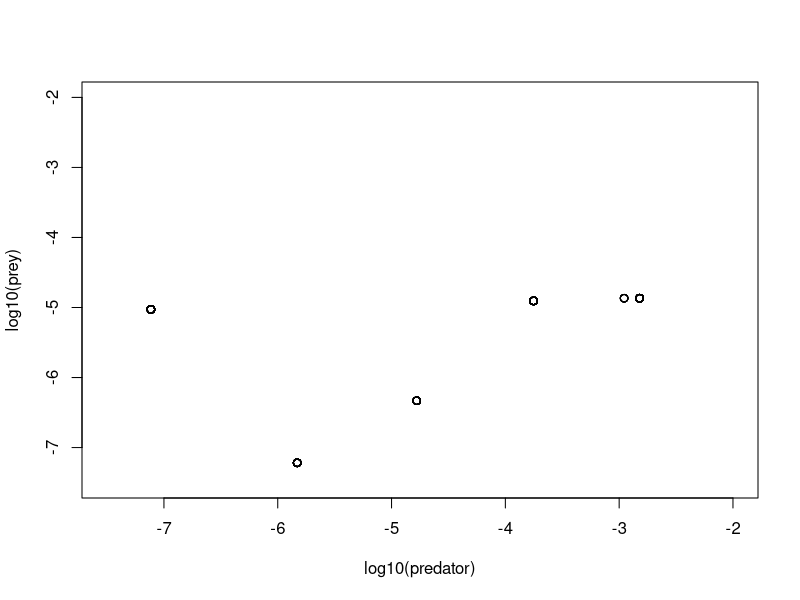
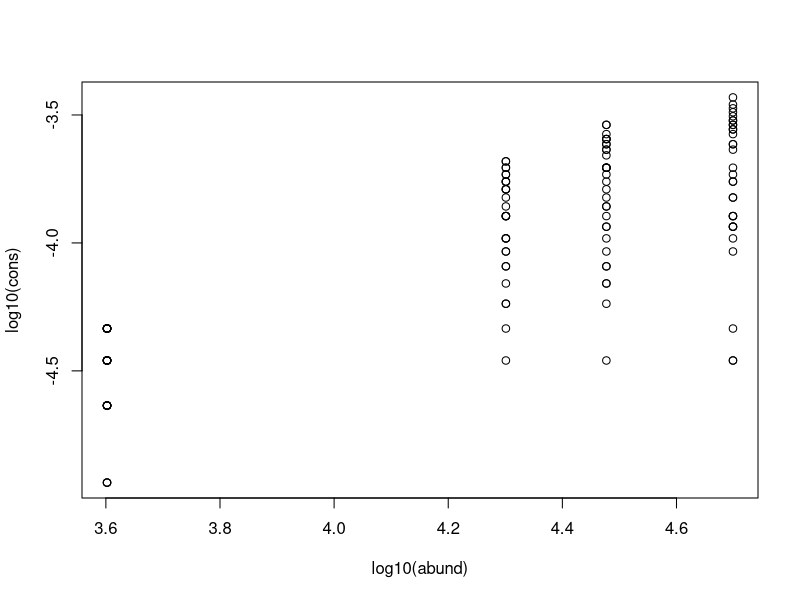
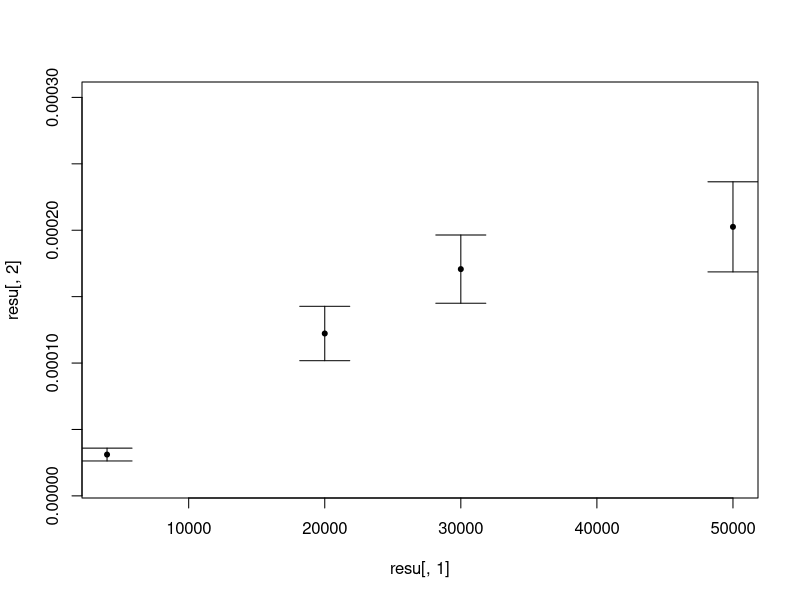

Reproduce these figures in R, in order.
# Analysis of data on functional response
# Sebastien Portalier
# 4 March 2020

#### Standard error ####
se=function(dat){
  ste=sd(dat)/sqrt(length(dat))
  return(ste)
}

#### Data ####
setwd("~/Documents/Temporary/Functional_Response")

fr=read.csv('FR.csv')

levels(fr$published_data.habitat)

fresh=fr[fr$published_data.habitat=='freshwater',]
marin=fr[fr$published_data.habitat=='marine',]
terre=fr[fr$published_data.habitat=='terrestrial',]

water1=subset(fr,fr$published_data.habitat!='terrestrial')
water=subset(water1,water1$published_data.habitat!='')
water=droplevels(water)

predator=water$published_data.interactor1sizesi
prey=water$published_data.interactor2sizesi

plot(log10(prey)~log10(predator),xlim=c(-7.5,-2),ylim=c(-7.5,-2))

levels(water$published_data.interactor1)
ranatra=subset(water,water$published_data.interactor1=='Ranatra dispar')
ranatra=droplevels(ranatra)
levels(ranatra$published_data.interactor2)

cons=ranatra$published_data.standardisedtraitvalue
abund=ranatra$published_data.interactor2denvaluesi

plot(log10(cons)~log10(abund))
avercons=tapply(ranatra$published_data.standardisedtraitvalue,as.factor(ranatra$published_data.interactor2denvaluesi),mean)
secons=tapply(ranatra$published_data.standardisedtraitvalue,as.factor(ranatra$published_data.interactor2denvaluesi),se)

resu=matrix(nrow=length(avercons),ncol=4)
resu=as.data.frame(resu)
resu[,1]=as.numeric(names(avercons))
resu[,2]=avercons
resu[,3]=resu[,2]-1.96*secons
resu[,4]=resu[,2]+1.96*secons

plot(resu[,2]~resu[,1],pch=20,ylim=c(1e-5,3e-4))
arrows(resu[,1],resu[,3],resu[,1],resu[,4],length=0.25,angle=90,code=3)

#### water ####
setwd("~/Documents/Temporary/Functional_Response")

fr=read.csv('FR.csv')
water1=subset(fr,fr$published_data.habitat!='terrestrial')
water=subset(water1,water1$published_data.habitat!='')
water=droplevels(water)

predator=water$published_data.interactor1sizesi
prey=water$published_data.interactor2sizesi

pred=levels(water$published_data.interactor1)

inter=subset(water,water$published_data.interactor1==pred[1])
inter=droplevels(inter)
levels(inter$published_data.interactor2)
levels(as.factor(inter$published_data.interactor1sizesi))
levels(as.factor(inter$published_data.interactor2sizesi))

dodo=water[,c(2,17,51,85,86,87,88,89,95,96,97,128,129,130,131,132,138,139)]

sizepred=rep(0,nrow(dodo))
for (i in 1:nrow(dodo)){
  if (is.na(dodo$published_data.interactor1size[i])==F){
    sizepred[i]=dodo$published_data.interactor1size[i]
  }else{
    sizepred[i]=dodo$published_data.interactor1massvaluesi[i]
  }
}

sizeprey=rep(0,nrow(dodo))
for (i in 1:nrow(dodo)){
  if (is.na(dodo$published_data.interactor2size[i])==F){
    sizeprey[i]=dodo$published_data.interactor2size[i]
  }else{
    sizeprey[i]=dodo$published_data.interactor2massvaluesi[i]
  }
}

dodo=cbind(dodo,sizepred,sizeprey)
write.csv(dodo,'Waterdata.csv',quote=F,row.names = F)

#### terrestrial ####
terre=subset(fr,fr$published_data.habitat=='terrestrial')
terre=droplevels(terre)
dodoterre=terre[,c(2,17,51,85,86,87,88,89,95,96,97,128,129,130,131,132,138,139)]

levels(dodoterre$published_data.interactor1)

sizepred=rep(0,nrow(dodoterre))
for (i in 1:nrow(dodoterre)){
  if (is.na(dodoterre$published_data.interactor1size[i])==F){
    sizepred[i]=dodoterre$published_data.interactor1size[i]
  }else{
    sizepred[i]=dodoterre$published_data.interactor1massvaluesi[i]
  }
}

sizeprey=rep(0,nrow(dodoterre))
for (i in 1:nrow(dodoterre)){
  if (is.na(dodoterre$published_data.interactor2size[i])==F){
    sizeprey[i]=dodoterre$published_data.interactor2size[i]
  }else{
    sizeprey[i]=dodoterre$published_data.interactor2massvaluesi[i]
  }
}

dodoterre=cbind(dodoterre,sizepred,sizeprey)
write.csv(dodoterre,'Terrestrialdata.csv',quote=F,row.names = F)


#### velocity ####
dat=read.csv("Velocity.csv")

levels(dat$published_data.originaltraitname)

foraging=subset(dat,dat$published_data.originaltraitname=='Foraging Velocity')
foraging=droplevels(foraging)
levels(foraging$published_data.interactor1)

foraging=subset(dat,dat$published_data.originaltraitname=='Voluntary Body Velocity')
foraging=droplevels(foraging)
levels(foraging$published_data.interactor1)

dododat=dat[,c(2,17,51,85,86,87,88,89,95,96,97,128,129,130,131,132,138,139)]

levels(dododat$published_data.interactor1)

sizepred=rep(0,nrow(dododat))
for (i in 1:nrow(dododat)){
  if (is.na(dododat$published_data.interactor1size[i])==F){
    sizepred[i]=dododat$published_data.interactor1size[i]
  }else{
    sizepred[i]=dododat$published_data.interactor1massvaluesi[i]
  }
}

sizeprey=rep(0,nrow(dododat))
for (i in 1:nrow(dododat)){
  if (is.na(dododat$published_data.interactor2size[i])==F){
    sizeprey[i]=dododat$published_data.interactor2size[i]
  }else{
    sizeprey[i]=dododat$published_data.interactor2massvaluesi[i]
  }
}

dododat=cbind(dododat,sizepred,sizeprey)
write.csv(dododat,'Velocitydata.csv',quote=F,row.names = F)

#### attack ####



